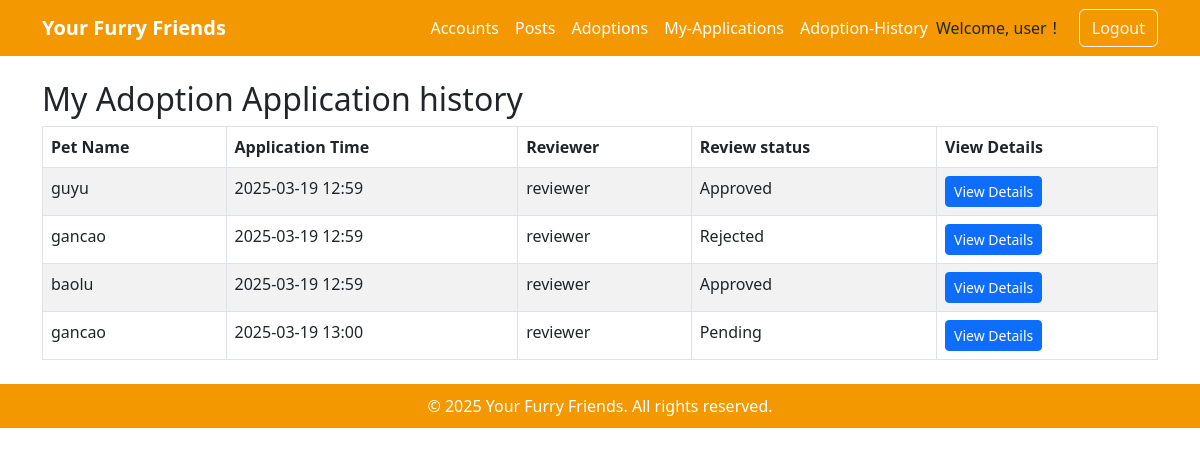
Page /adoptions/history/ (signed in) on the earlier database version.
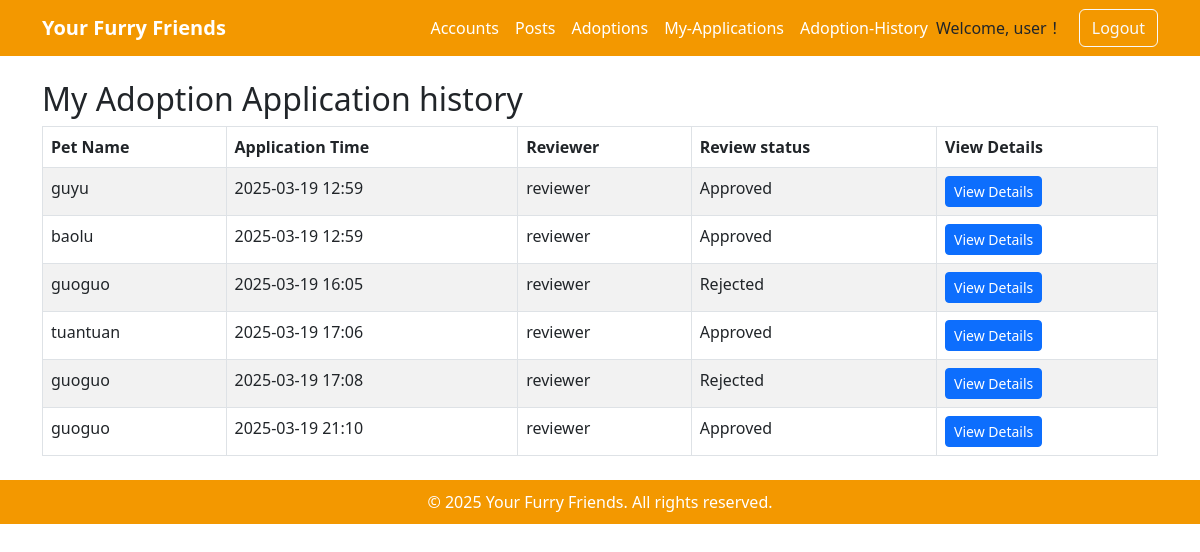
Same page on the later database version.
### adoptions/models.py (models this page shows, shortened)
class AdoptionReview(models.Model):
    adopt_review_id = models.AutoField(primary_key=True)
    adopt_info = models.ForeignKey(
        AdoptPetInfo, on_delete=models.CASCADE, related_name="reviews", null=True, blank=True
    )
    pet = models.ForeignKey(Pet, on_delete=models.CASCADE)
    adopter_username = models.ForeignKey(User, on_delete=models.CASCADE, related_name="adoption_requests")
    operator_username = models.ForeignKey(User, on_delete=models.SET_NULL, null=True, blank=True, related_name="processed_reviews")
    status = models.CharField(
        max_length=20,
        choices=[('Pending', 'Pending'), ('Approved', 'Approved'), ('Rejected', 'Rejected')],
        default='Pending'
    )  # 审核状态
    applied_at = models.DateTimeField(auto_now_add=True)
    review_time = models.DateTimeField(null=True, blank=True)  # 确认这里

### posts/models.py (models this page shows, shortened)
class Pet(models.Model):
    pet_id = models.AutoField(primary_key=True)
    name = models.CharField(max_length=100)
    sex = models.CharField(max_length=10, choices=[('Male', 'Male'), ('Female', 'Female')])
    age = models.CharField(max_length=10, choices=[('Young', 'Young'), ('Adult', 'Adult')])
    weight = models.FloatField()
    breed = models.CharField(max_length=100, blank=True, null=True)
    size = models.CharField(max_length=50, choices=[('Small', 'Small'), ('Medium', 'Medium'), ('Large', 'Large')])
    status = models.CharField(max_length=20, choices=[('Available', 'Available'), ('Adopted', 'Adopted')], default='Available')
    posted_by = models.ForeignKey(settings.AUTH_USER_MODEL, on_delete=models.CASCADE)  # 关联用户
    created_at = models.DateTimeField(auto_now_add=True)
    type = models.CharField(max_length=50, choices=[('Dog', 'Dog'), ('Cat', 'Cat')])

### accounts/models.py (models this page shows, shortened)
class User(AbstractUser):
    email = models.EmailField(unique=False, blank=True, null=True) # 改为了false（允许了多个用户注册）
    username = models.CharField(max_length=50, unique=True)  # 自定义用户名长度
    phone_no = models.CharField(max_length=15, unique=True, null=True, blank=True)
    address = models.TextField(null=True, blank=True)
    birthday = models.DateField(null=True, blank=True)
    title = models.CharField(max_length=50, null=True, blank=True)
    user_type = models.CharField(
        max_length=20,
        choices=[('User', 'User'), ('Admin', 'Admin')],
        default='User'
    )  # 用户类型（普通用户 / 管理员）
    status = models.CharField(
        max_length=10,
        choices=[('Active', 'Active'), ('Banned', 'Banned')],
        default='Active'
    )  # 用户状态
    user_image = models.ImageField(upload_to='user_images/', null=True, blank=True)
    created_at = models.DateTimeField(auto_now_add=True)
    updated_at = models.DateTimeField(auto_now=True)

### adoptions/views.py (the view)
# urls.py: path('history/', views.adoption_history, name='adoption_history'),
@login_required
def adoption_history(request):
    username = request.user.username
    history_list = AdoptionReview.objects.filter(adopter_username__username=username)
    context = {
        'history_list': history_list,
    }
    return render(request, 'adoptions/adoption_history.html', context)

### templates/adoptions/adoption_history.html
{% extends 'adoptions/base.html' %}
{% block content %}
<div class="container mt-4">
  <h2>My Adoption Application history</h2>
  <table class="table table-bordered table-striped">
    <thead>
      <tr>
        <th>Pet Name</th>
        <th>Application Time</th>
        <th>Reviewer</th>
        <th>Review status</th>
        <th>View Details</th>
      </tr>
    </thead>
    <tbody>
      {% for history in history_list %}
      <tr>
        <td>{{ history.pet.name }}</td>
        <td>{{ history.applied_at|date:"Y-m-d H:i" }}</td>
        <td>
          {% if history.operator_username %}
            {{ history.operator_username.username }}
          {% else %}
            Error！
          {% endif %}
        </td>
        <td>{{ history.get_status_display }}</td>
        <td>
          <a href="{% url 'adoptions:history_details' pet_id=history.pet.pet_id %}" class="btn btn-primary btn-sm">View Details</a>
        </td>
      </tr>
      {% empty %}
      <tr>
        <td colspan="5">There are no records of the application</td>
      </tr>
      {% endfor %}
    </tbody>
  </table>
</div>
{% endblock %}

Differences in the rows shown:
removed AdoptionReview: pet.name "gancao", applied_at "2025-03-19 12:59", operator_username.username "reviewer", status "Rejected"
removed AdoptionReview: pet.name "gancao", applied_at "2025-03-19 13:00", operator_username.username "reviewer", status "Pending"
added AdoptionReview: pet.name "guoguo", applied_at "2025-03-19 16:05", operator_username.username "reviewer", status "Rejected"
added AdoptionReview: pet.name "tuantuan", applied_at "2025-03-19 17:06", operator_username.username "reviewer", status "Approved"
added AdoptionReview: pet.name "guoguo", applied_at "2025-03-19 17:08", operator_username.username "reviewer", status "Rejected"
added AdoptionReview: pet.name "guoguo", applied_at "2025-03-19 21:10", operator_username.username "reviewer", status "Approved"
